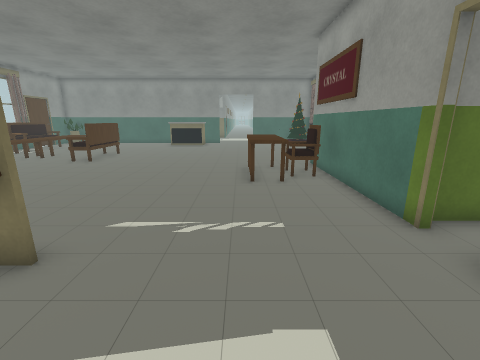
view 1 (above)

24 first-person views from a walk through a Unity game level. The camera is 1.2 m above the floor, tilts 14° down and sees 90° across. The floor is counted in squares, 0.5 m on a side. Each view is taken from the middle of a square. On the plan, view 1 faces up. The plan holds only what a view shows up to about 17 squares ahead; the rest is blank. The place goes on beyond the plan.

view 2
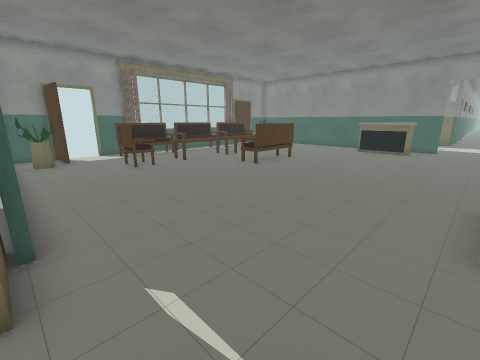

view 3
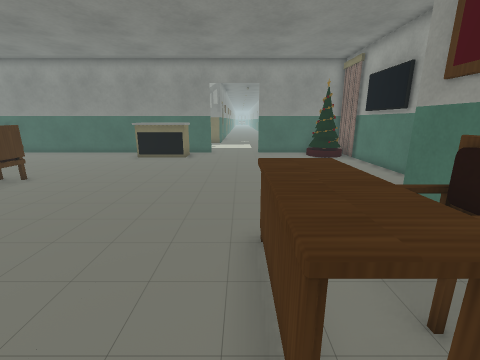

view 4
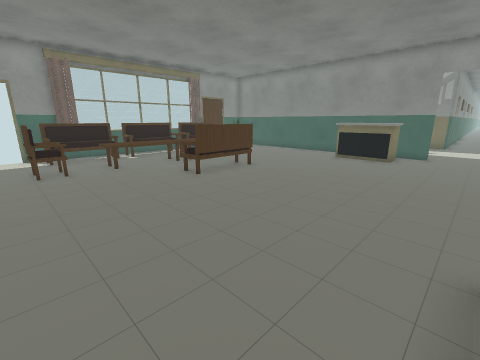

view 5
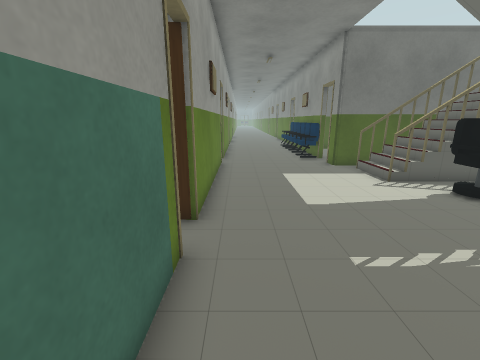

view 6
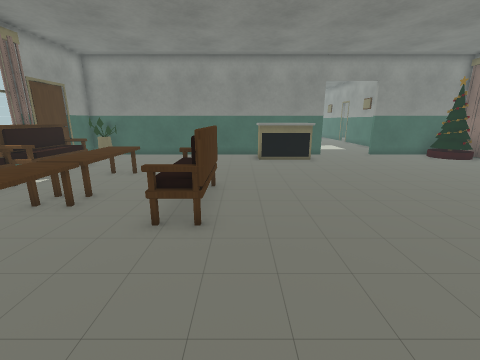

view 7
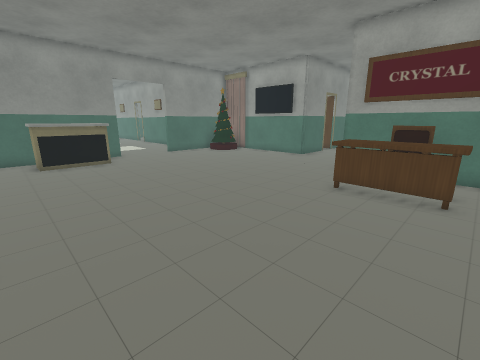

view 8
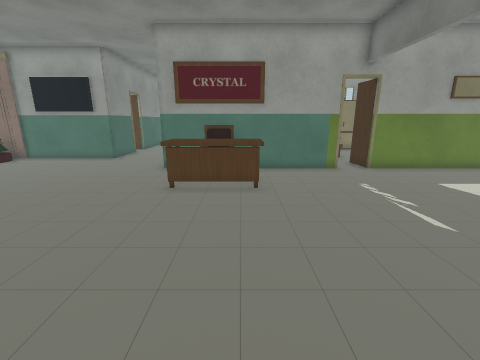

view 9
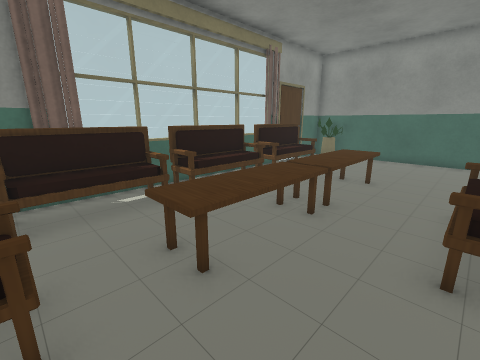

view 10
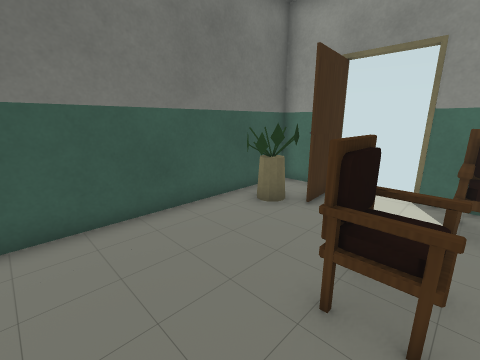

view 11
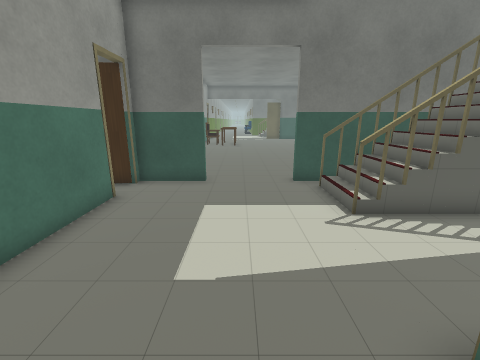

view 12
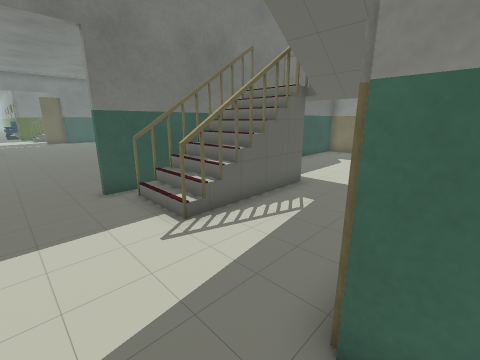

view 13
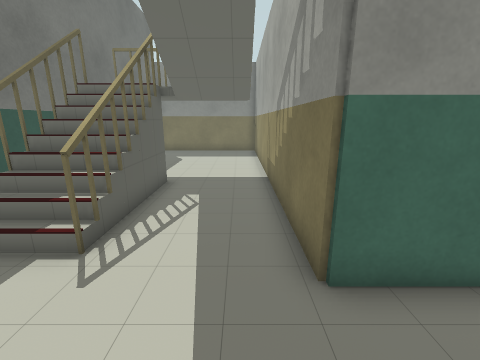

view 14
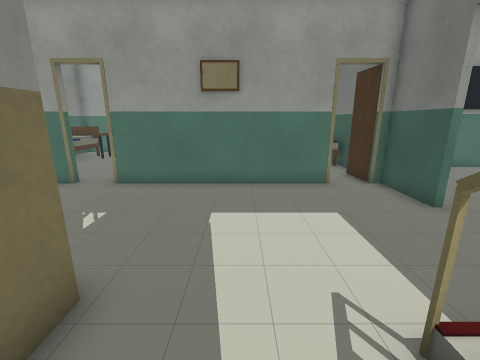

view 15
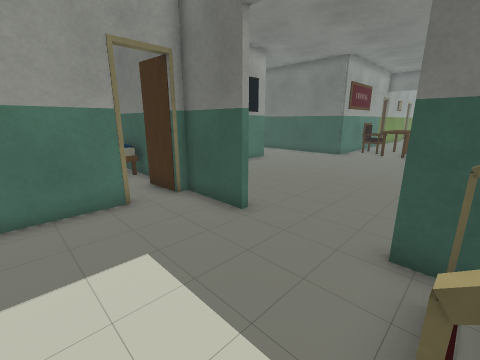

view 16
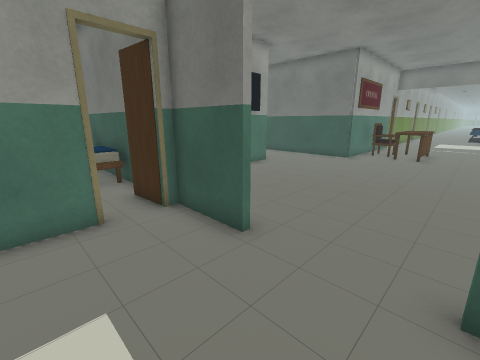

view 17
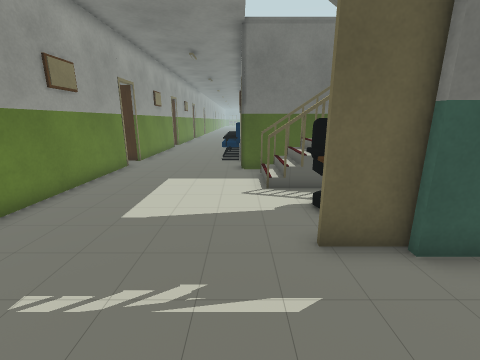

view 18
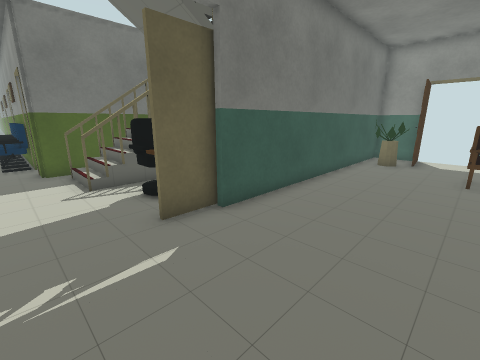

view 19
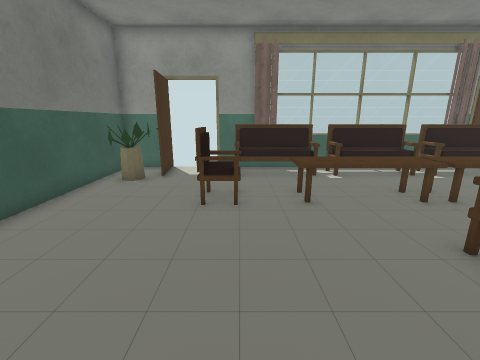

view 20
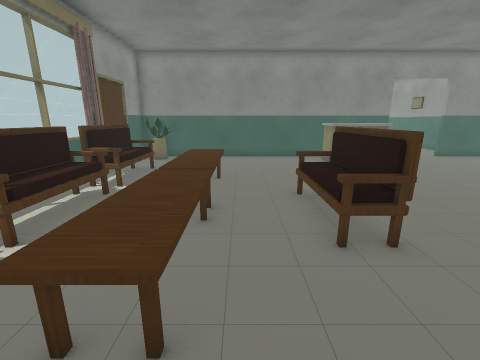

view 21
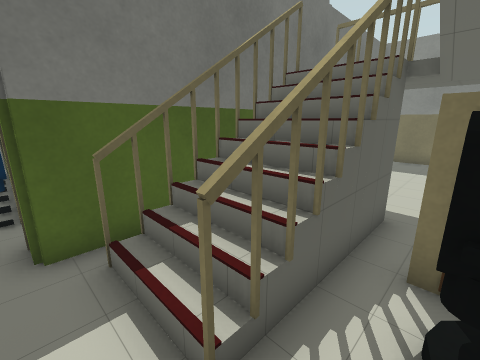

view 22
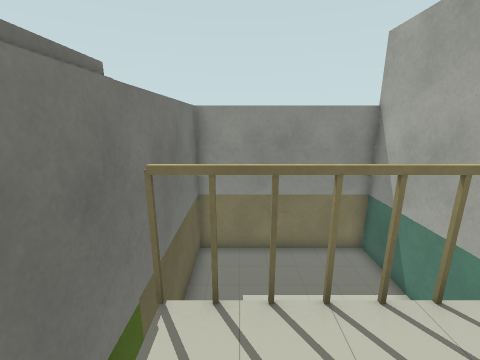

view 23
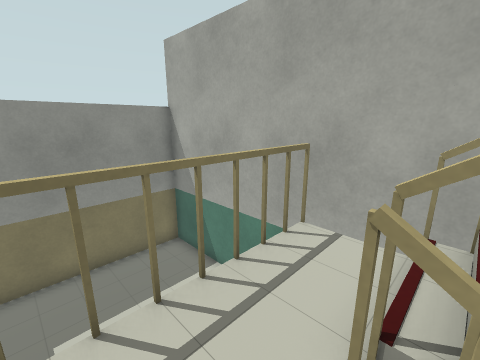

view 24
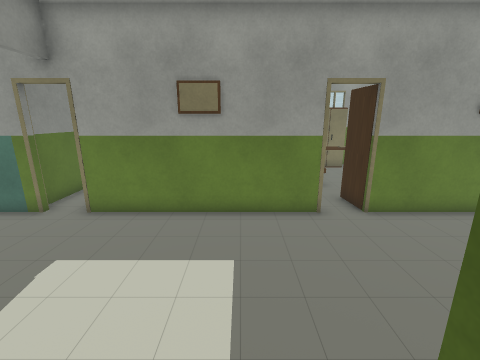

### Floor plan
Key: @ floor where view 1 was taken; # wall or solid block; x gap in a wall; . main floor; : floor 1.75 m higher than the main floor; / step, stairs or slope; = window, fence, low wall or low ledge; ^ raised ledge; v drop or lower ground; O other object.
Columns run from 19 left of view 1 to 8 right of it. Each row starts with its distance up from view 1.
 36                  #.....#
 35                  #.....#
 34     .....#########.....#
 33    .....v:: ...........#
 32    .....v   ...........#
 31    .....v   ...........#
 30    .....v  #xxx##......#
 29   ......v  //////......#
 28   ......v  //////..........
 27         #########....#####O
 26 ##O##############....###OOO#
 25 #OOO........^ ^^........####
 24 ##..........^^^^.........###
 23 #.......................  #
 22 #OO.....................  #
 21 ##O.....................  #
 20 #OO..^^.................  ##
 19 # O..^^.................  ##
 18  ....^^..O.................#
 17 #OO..^^..OO.................
 16 #OO..^^..OO.................
 15 #OO..^^..OO................
 14  ....^^..O.............####
 13 # O..^^.............^..#
 12 #OO..^^.............^OO#
 11 ##O.................^^O#
 10 #OO...O.............^OO#
  9 # ...#O.............^..#
  8  ......................#
  7  ##....................#
  6 ###OO..................##
  5  # OO..................##
  4  ###############........#
  3  #...   =vv=   ^.......##
  2  #...   v::/   /.......#
  1  #...   v::/ ///.......#
  0 # ......v::=#xx##..@...#
 -1 # ......v:://////......#
 -2 #v...   v:://////......#
 -3 #v...   =##======......#
 -4 ##       #########.....#
 -5                  #.....#
 -6                  OO....#
 -7                  OO....#
 -8                  OO....#
 -9                  #O....#
-10                       .#

Where each view was taken, in squares from view 1:
view 1: 0 up, 0 right, facing up
view 2: 4 up, 0 right, facing up-left
view 3: 8 up, 0 right, facing up
view 4: 8 up, 0 right, facing up-left
view 5: 9 up, 3 right, facing down
view 6: 9 up, 8 left, facing up
view 7: 9 up, 8 left, facing up-right
view 8: 10 up, 8 left, facing right
view 9: 10 up, 10 left, facing up-left
view 10: 10 up, 10 left, facing down-left
view 11: 36 up, 0 right, facing down
view 12: 35 up, 0 right, facing down-left
view 13: 33 up, 1 right, facing left
view 14: 32 up, 5 left, facing right
view 15: 31 up, 3 left, facing down-right
view 16: 30 up, 2 left, facing down-right
view 17: 8 up, 2 left, facing down
view 18: 9 up, 1 left, facing down-left
view 19: 10 up, 6 left, facing left
view 20: 10 up, 12 left, facing up
view 21: 1 up, 2 left, facing down-left
view 22: 2 down, 8 left, facing left
view 23: 2 down, 8 left, facing up-left
view 24: 2 down, 4 left, facing right
